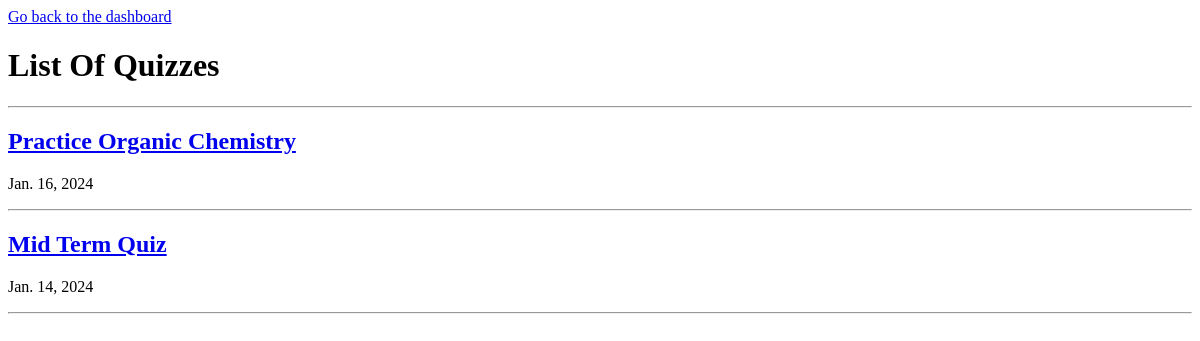
The page /quiz/list/ on the database as committed earlier.
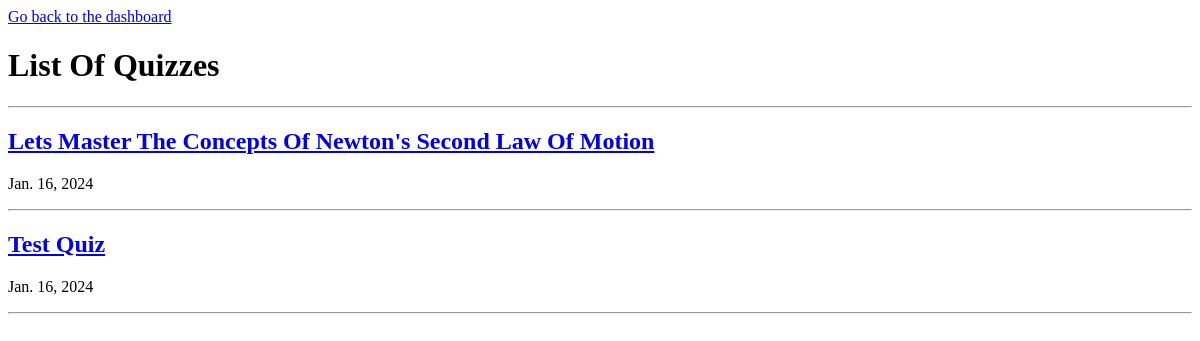
The same page on the database as committed later.
### quiz/models.py (models this page shows, shortened)
class Quiz(models.Model):
    SUBJECTS = (
        ('phy', 'Physics'),
        ('che', 'Chemistry'),
        ('math', 'Math'),
    )
    subject = models.CharField(choices = SUBJECTS, max_length = 4)
    title = models.CharField(max_length = 200)
    created_by = models.ForeignKey(get_user_model(), blank = True, on_delete = models.CASCADE)
    created_at = models.DateField(auto_now_add = True)
    slug = models.SlugField(max_length = 200, blank = True, unique = True)

### quiz/views.py (the view)
# urls.py: path('list/', views.ListQuizzes.as_view(), name = 'list'),
class ListQuizzes(ListView):
    model = models.Quiz
    template_name = 'quiz/list_of_quizzes.html'
    ordering = ['-created_at', 'title']
    def get_context_data(self, **kwargs):
        context = super().get_context_data(**kwargs)
        context['page_heading'] = constants.GENERATE_PAGE_HEADING('Quizze') # returns Quizzes
        context['quizzes'] = self.get_queryset()
        context['empty_list_message'] = constants.GENERATE_EMPTY_LIST_MESSAGE('Quiz')
        return context

### constants.py (called while the page is built)
def listHeading(listname):
    return f'List of {listname.lower()}s'

def emptylistmessage(listname):
    return f'No {listname.lower()}s yet'

### quiz/templates/quiz/list_of_quizzes.html
{% extends 'display_list.html' %}
{% block object_page %}
  <a href="{% url 'quiz:attempt' object.slug%}">
    <h2>{{ object.title|title }}</h2>
  </a>
{% endblock %}

### templates/display_list.html (shortened to what this page needs)
{% extends 'base.html' %}
{% block body %}
    <a href="{% url 'dashboard:display_dashboard' %}">Go back to the dashboard</a>
    <h1>{{ page_heading | title }}</h1>
    <hr>
    {% for object in object_list%}
        {% block object_page %}{% endblock object_page %}
        <p>{{ object.created_at }}</p>
        <hr>
    {% empty %}
        <p>{{ empty_list_message }}</p>
    {% endfor %}
{% endblock body %}

Rows that differ between the two databases and show on the page:
removed Quiz: title "Practice Organic Chemistry", created_at "Jan. 16, 2024"
removed Quiz: title "Mid Term Quiz", created_at "Jan. 14, 2024"
added Quiz: title "Lets Master The Concepts Of Newton's Second Law Of Motion", created_at "Jan. 16, 2024"
added Quiz: title "Test Quiz", created_at "Jan. 16, 2024"
